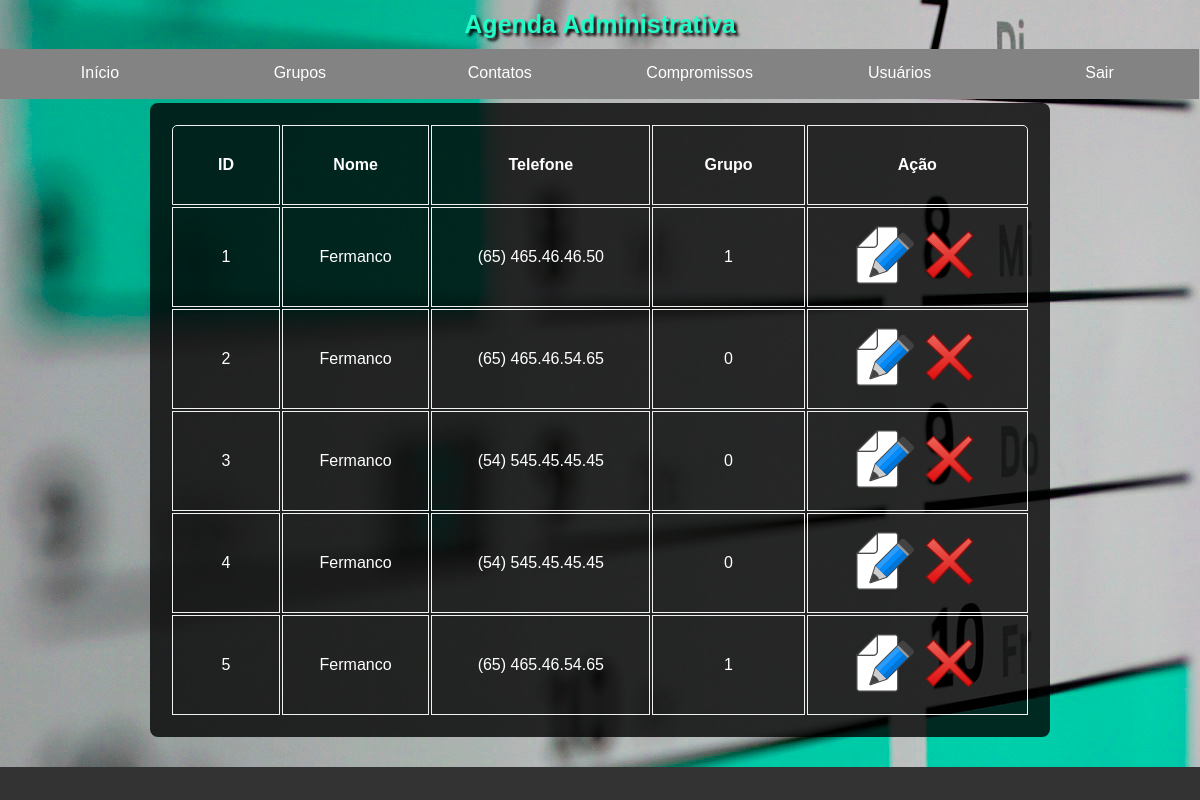
Screenshot of /painel.php?P=contatos&a=listar (signed in) with the database file from the repository.
### tables this page shows
CREATE TABLE IF NOT EXISTS `contatos` (
  `id` int(11) NOT NULL AUTO_INCREMENT,
  `idGrupo` int(11) NOT NULL,
  `nome` varchar(255) NOT NULL,
  `telefone` varchar(255) NOT NULL,
  PRIMARY KEY (`id`)
);

### modulos/contatos/listar.php (the view)
<table width="100%" class="conteudo">
	<tr>
		<th style="border: 1px solid #f1f1f1; padding: 30px; border-radius: 5px 0 0 0;">ID</th>
		<th style="border: 1px solid #f1f1f1; padding: 30px;">Nome</th>
		<th style="border: 1px solid #f1f1f1; padding: 30px;">Telefone</th>
		<th style="border: 1px solid #f1f1f1; padding: 30px;">Grupo</th>
		<th colspan="5" style="border: 1px solid #f1f1f1; padding: 30px; border-radius: 0 5px 0 0;">Ação</th>
	</tr>
	<?php
		$sql = "SELECT * FROM contatos";
		$result = mysqli_query($conexao, $sql);
		if(mysqli_num_rows($result) == 0){
	?>
		<tr>
			<th colspan="7">Nenhum registro encontrado.</th>
		</tr>
		<?php
		}else {
		while ($dados = mysqli_fetch_assoc($result)){
		?>
			<tr>
				<td style="border: 1px solid #f1f1f1; padding: 15px;"><?= $dados['id']?></td>
				<td style="border: 1px solid #f1f1f1; padding: 15px;"><?= $dados['nome']?></td>
				<td style="border: 1px solid #f1f1f1; padding: 15px;"><?= $dados['telefone']?></td>
				<td style="border: 1px solid #f1f1f1; padding: 15px;"><?= $dados['idGrupo']?></td>
				<td style="border: 1px solid #f1f1f1; padding: 15px;"><a href="painel.php?P=contatos&a=editar&id=<?= $dados['id']?>"><img src="img/edit.png" alt="Editar registro" title="Editar registro"></a></td5
				<td style="border: 1px solid #f1f1f1; padding: 51px;"><a href="#" onClick="if(confirm('Deseja realmente excluir este registro?')){document.location.replace('painel.php?P=contatos&a=excluir&id=<?= $dados['id']?>')}"><img src="img/delete.png" alt="Apagar registro" title="Apagar registro"></a></td>
			</tr>
		<?php
			};
		}
		?>
</table>

### css/padrao.css (style rules this page uses)
* { font-family:Verdana, Geneva, sans-serif; padding:0; margin:0; }
.conteudo { background-color: rgba(0,0,0,0.8); width: 75%; margin: auto; border-radius: 8px; color: #fff; text-align: center; padding: 20px; }

### rows the page displays
contatos: id "1", nome "Fermanco", telefone "(65) 465.46.46.50", idGrupo "1"
contatos: id "2", nome "Fermanco", telefone "(65) 465.46.54.65", idGrupo "0"
contatos: id "3", nome "Fermanco", telefone "(54) 545.45.45.45", idGrupo "0"
contatos: id "4", nome "Fermanco", telefone "(54) 545.45.45.45", idGrupo "0"
contatos: id "5", nome "Fermanco", telefone "(65) 465.46.54.65", idGrupo "1"
